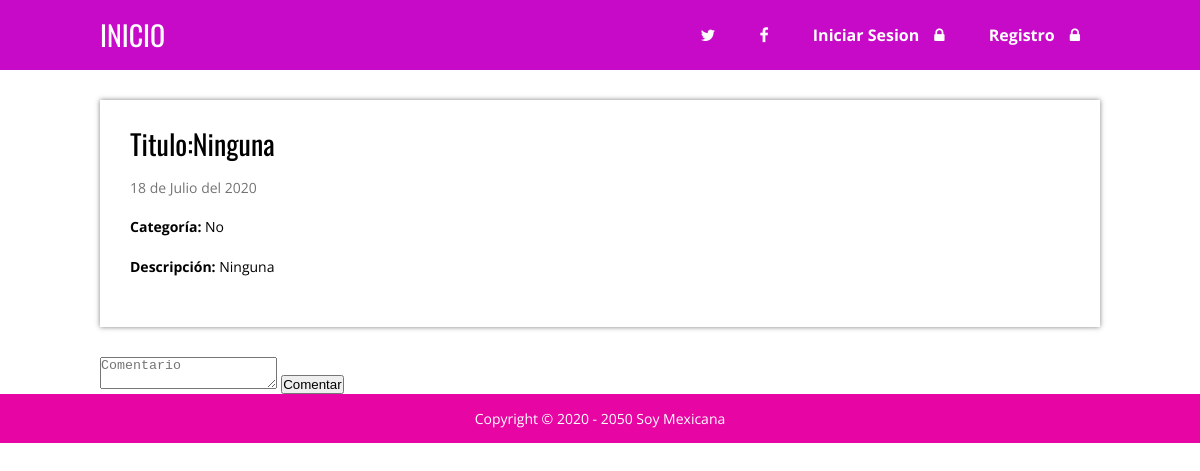
Page /single.php?id=1 on the committed database.
### tables this page shows
CREATE TABLE `formulario` (
  `id` int(11) NOT NULL,
  `nombre` varchar(150) NOT NULL,
  `correo` varchar(150) NOT NULL,
  `estudiante` varchar(80) NOT NULL,
  `telefono` varchar(10) NOT NULL,
  `n_control` varchar(80) NOT NULL,
  `carrera` varchar(150) NOT NULL,
  `semestre` varchar(150) NOT NULL,
  `grupo` varchar(150) NOT NULL,
  `turno` varchar(150) NOT NULL,
  `aula` varchar(150) NOT NULL,
  `queja` varchar(255) NOT NULL,
  `sugerencia` varchar(255) NOT NULL,
  `fecha` timestamp NOT NULL DEFAULT CURRENT_TIMESTAMP ON UPDATE CURRENT_TIMESTAMP,
  `estado` varchar(150) NOT NULL,
  `respuesta` varchar(255) NOT NULL
);

### single.php (called while the page is built, shortened)
<?php
require 'admin/config.php';
require 'functions.php';
$conexion = conexion($bd_config);
$id_articulo = id_articulo($_GET['id']);
$post = obtener_post_por_id($conexion, $id_articulo);
$post = $post[0];
require 'views/single.view.php';
?>

### functions.php (called while the page is built, shortened)
<?php
function limpiarDatos($datos){
	$datos = trim($datos);
	$datos = stripslashes($datos);
	$datos = htmlspecialchars($datos);
	return $datos;
}
function obtener_post_por_id($conexion, $id){
	$resultado = $conexion->query("SELECT * FROM formulario WHERE id = $id LIMIT 1");
	$resultado = $resultado->fetchAll();
	return ($resultado) ? $resultado : false;
}
function id_articulo($id){
	return (int)limpiarDatos($id);
}
function fecha($fecha){
	$timestamp = strtotime($fecha);
	$meses = ['Enero', 'Febrero', 'Marzo', 'Abril', 'Mayo', 'Junio', 'Julio', 'Agosto', 'Septiembre', 'Octubre', 'Noviembre', 'Diciembre'];
	$dia = date('d', $timestamp);
	$mes = date('m', $timestamp) - 1;
	$year = date('Y', $timestamp);
	$fecha = $dia . ' de ' . $meses[$mes] . ' del ' . $year;
	return $fecha;
}
?>

### views/single.view.php (the view)
<?php require 'header.php' ?>
	<div class="contenedor">
		<section class="post">
			<article>
				<h2 class="titulo">Titulo:<?php echo $post['queja'] ?></h2>
				<p class="fecha"><p class="fecha"><?php echo fecha($post['fecha']); ?></p></p>
				<p class="extracto"><b>Categoría: </b><?php echo nl2br($post['estudiante']); ?></p>
				<p class="extracto"><b>Descripción: </b><?php echo nl2br($post['sugerencia']); ?></p>
			</article>
		</section>
	</div>
	<aside class="contenedor">
		<form action="http://localhost/SoyMexicana/admin/comentario.php?id=<?php echo $_GET["id"]; ?>" method="POST">
		<textarea name="comentario" placeholder="Comentario"></textarea>
		<input type="submit" value="Comentar">
		</form>
	</aside>
<?php require 'footer.php'; ?>

### css/estilos.css (style rules this page uses)
* { margin: 0; padding: 0; -webkit-box-sizing: border-box; -moz-box-sizing: border-box; box-sizing: border-box; }
body { font-size: 16px; font-family: 'Open Sans', sans-serif; background: #ffffff; }
h1, h2, h3, h4, h5, h6 { font-family: "Oswald", Arial, Sans-serif; font-weight: normal; text-align: justify; }
.contenedor { max-width: 1000px; width: 90%; margin: auto; }
.post { width: 100%; background: #fff; box-shadow: 0px 0px 5px rgba(0,0,0, .5); margin-bottom: 30px; padding: 30px; }
.post article .titulo { font-family: "Oswald", Arial, Sans-serif; font-size: 28px; font-weight: normal; line-height: 28px; margin-bottom: 10px; }
.post article .fecha { color:#747474; font-size: 14px; margin-bottom: 20px; }
.post article .extracto { font-size: 14px; line-height: 20px; margin-bottom: 20px; }

### rows in the picture
formulario: queja "Ninguna", fecha "18 de Julio del 2020", estudiante "No", sugerencia "Ninguna"
